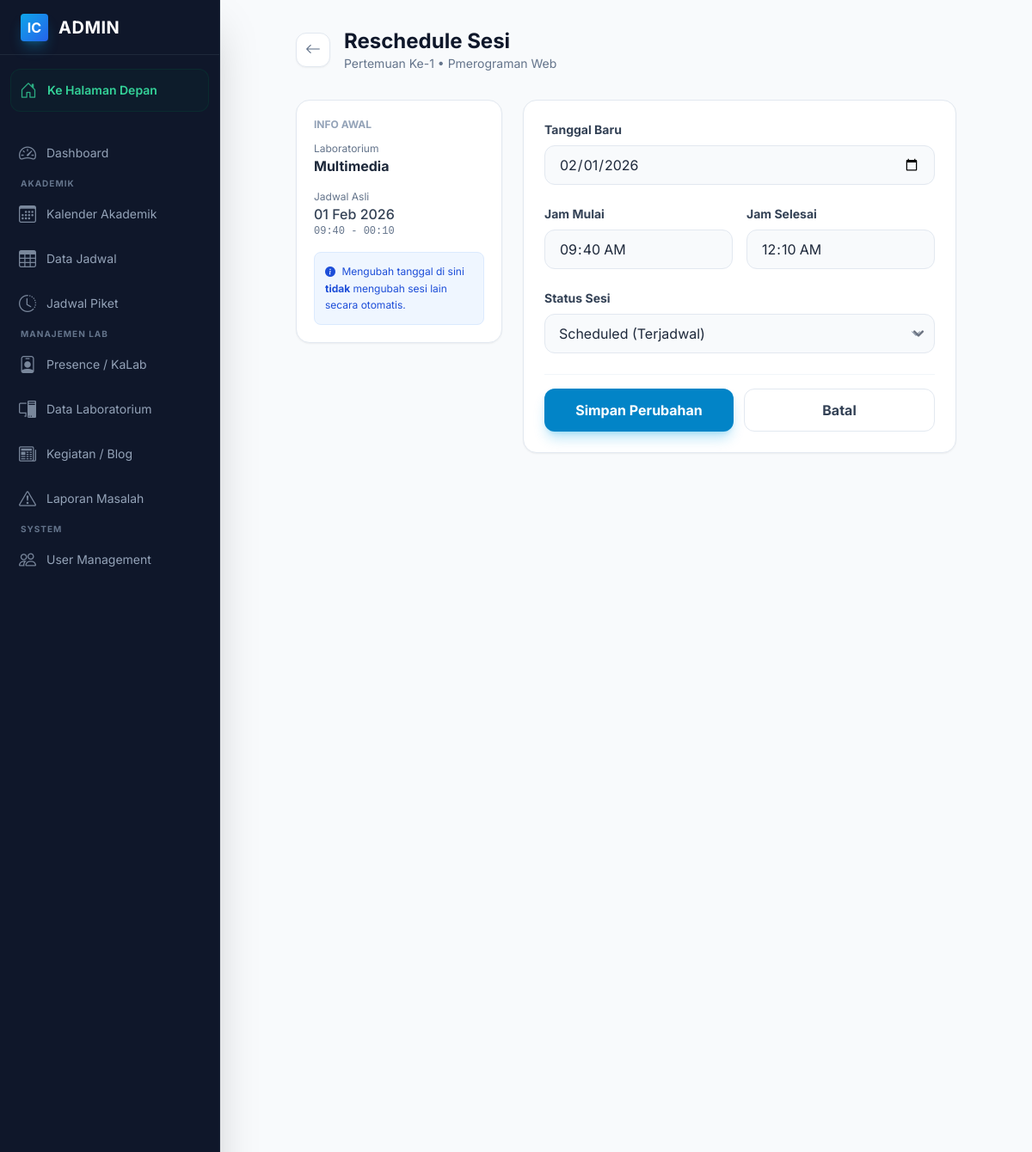
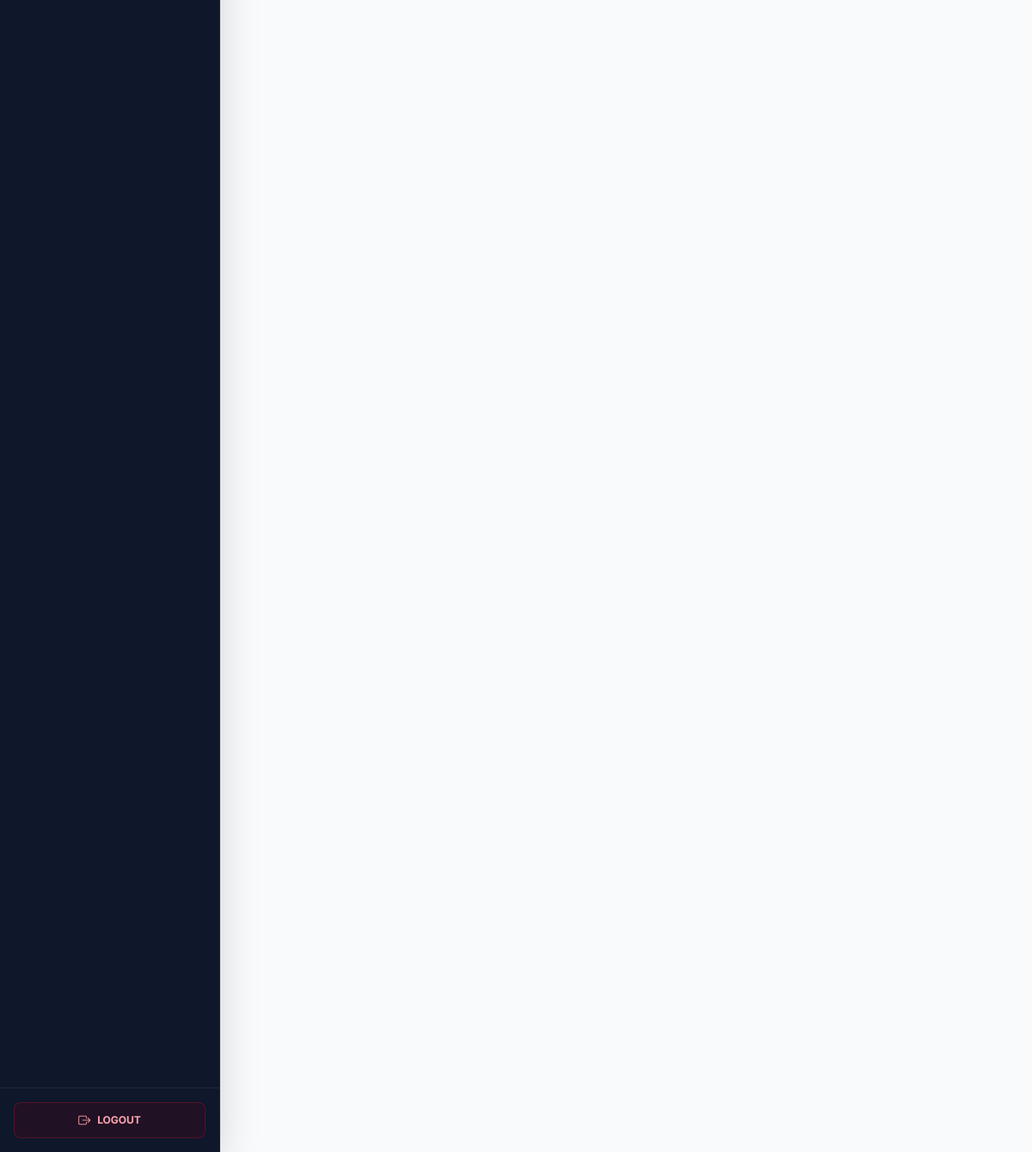
The page /public/admin/sessions/24/edit (signed in) on the database its author committed (2 pictures, top to bottom).
### tables this page shows
CREATE TABLE `schedule_sessions` (
  `id` int(11) NOT NULL,
  `course_plan_id` int(11) NOT NULL,
  `meeting_number` int(11) NOT NULL,
  `session_date` date NOT NULL,
  `start_time` time NOT NULL,
  `end_time` time NOT NULL,
  `topic` varchar(255) DEFAULT NULL,
  `status` enum('scheduled','ongoing','completed','cancelled','rescheduled') DEFAULT 'scheduled',
  `is_replacement` tinyint(1) DEFAULT 0
);

CREATE TABLE `course_plans` (
  `id` int(11) NOT NULL,
  `laboratory_id` int(11) NOT NULL,
  `course_name` varchar(100) NOT NULL,
  `program_study` varchar(100) DEFAULT NULL,
  `semester` int(11) DEFAULT NULL,
  `class_code` varchar(20) DEFAULT NULL,
  `lecturer_name` varchar(100) NOT NULL,
  `lecturer_id` int(11) DEFAULT NULL,
  `lecturer_photo` varchar(255) DEFAULT NULL,
  `assistant_1_name` varchar(100) DEFAULT NULL,
  `assistant_1_id` int(11) DEFAULT NULL,
  `assistant_1_photo` varchar(255) DEFAULT NULL,
  `assistant_2_name` varchar(100) DEFAULT NULL,
  `assistant_2_id` int(11) DEFAULT NULL,
  `assistant_2_photo` varchar(255) DEFAULT NULL,
  `day` enum('Monday','Tuesday','Wednesday','Thursday','Friday','Saturday','Sunday') NOT NULL,
  `start_time` time NOT NULL,
  `end_time` time NOT NULL,
  `total_meetings` int(11) DEFAULT 14,
  `description` text DEFAULT NULL,
  `created_at` timestamp NOT NULL DEFAULT current_timestamp()
);

CREATE TABLE `laboratories` (
  `id` int(11) NOT NULL,
  `lab_name` varchar(100) NOT NULL,
  `image` varchar(255) DEFAULT NULL,
  `description` text DEFAULT NULL,
  `pc_count` int(11) DEFAULT 0,
  `tv_count` int(11) DEFAULT 0,
  `status` enum('active','inactive','maintenance') DEFAULT 'active',
  `location` varchar(100) DEFAULT NULL,
  `building` varchar(100) DEFAULT NULL,
  `floor` varchar(50) DEFAULT NULL,
  `room_number` varchar(50) DEFAULT NULL,
  `capacity` int(11) DEFAULT 0
);

### app/controllers/AdminController.php (called while the page is built, shortened)
<?php
class AdminController extends Controller
{
    public function editSessionForm($id)
    {
        $scheduleModel = $this->model('LabScheduleModel');
        $session = $scheduleModel->getSessionDetail($id);
        $data = [
            'session' => $session
        ];
        $this->view('admin/schedules/session_edit', $data);
    }
}

### app/core/Router.php (called while the page is built, shortened)
<?php
class Router {
    private $routes = [];
    private $params = [];
    private function addRoute($method, $uri, $controller) {
        $this->routes[] = [
            'method' => $method,
            'uri' => $uri,
            'controller' => $controller
        ];
    }
    public function dispatch() {
        $requestMethod = $_SERVER['REQUEST_METHOD'];
        $requestUri = $this->getRequestUri();
        foreach ($this->routes as $route) {
            if ($route['method'] !== $requestMethod) {
                continue;
            }
            if ($this->matchRoute($route['uri'], $requestUri)) {
                return $this->callController($route['controller']);
            }
        }
    }
    private function getRequestUri() {
        $uri = $_GET['url'] ?? '/';
        $uri = '/' . trim($uri, '/');
        return $uri;
    }
    private function matchRoute($pattern, $uri) {
        $pattern = preg_replace('/\/:([^\/]+)/', '/(?P<$1>[^/]+)', $pattern);
        $pattern = '#^' . $pattern . '$#';
        if (preg_match($pattern, $uri, $matches)) {
            $this->params = array_filter($matches, 'is_string', ARRAY_FILTER_USE_KEY);
            return true;
        }
        return false;
    }
    private function callController($controllerString) {
        list($controllerName, $method) = explode('@', $controllerString);
        $controller = new $controllerName();
        call_user_func_array([$controller, $method], $this->params);
    }
}

### public/index.php (called while the page is built, shortened)
<?php
require_once APP_PATH . '/core/Router.php';
require_once APP_PATH . '/core/Controller.php';
require_once APP_PATH . '/core/Model.php';
require_once APP_PATH . '/config/database.php';
require_once APP_PATH . '/helpers/functions.php';
$router = new Router();
$router->dispatch();

### app/config/database.php (called while the page is built, shortened)
<?php
function getDBConnection()
{
    static $pdo = null;
    if ($pdo === null) {
        try {
            $dsn = "mysql:host=" . DB_HOST . ";port=" . DB_PORT . ";dbname=" . DB_NAME . ";charset=" . DB_CHARSET;
            $options = [
                PDO::ATTR_ERRMODE            => PDO::ERRMODE_EXCEPTION,
                PDO::ATTR_DEFAULT_FETCH_MODE => PDO::FETCH_ASSOC,
                PDO::ATTR_EMULATE_PREPARES   => false,
            ];
            $pdo = new PDO($dsn, DB_USER, DB_PASS, $options);
        } catch (PDOException $e) {
            die("Database connection failed: " . $e->getMessage());
        }
    }
    return $pdo;
}

### app/models/LabScheduleModel.php (called while the page is built, shortened)
<?php
class LabScheduleModel extends Model
{
    public function getSessionDetail($sessionId)
    {
        $sql = "SELECT ss.*, cp.course_name, cp.class_code, cp.lecturer_name, cp.lecturer_photo,
                       cp.assistant_1_name, cp.assistant_1_photo, cp.assistant_2_name, cp.assistant_2_photo,
                       l.lab_name, l.location
                FROM schedule_sessions ss
                JOIN course_plans cp ON ss.course_plan_id = cp.id
                JOIN laboratories l ON cp.laboratory_id = l.id
                WHERE ss.id = ?";
        return $this->queryOne($sql, [$sessionId]);
    }
}

### app/core/Model.php (called while the page is built, shortened)
<?php
class Model {
    protected $db;
    public function __construct() {
        $this->db = getDBConnection();
    }
    public function queryOne($sql, $params = []) {
        $stmt = $this->db->prepare($sql);
        $stmt->execute($params);
        return $stmt->fetch();
    }
}

### app/helpers/functions.php (called while the page is built, shortened)
<?php
function e($string) {
    return htmlspecialchars($string, ENT_QUOTES, 'UTF-8');
}
function url($path = '') {
    return BASE_URL . '/' . ltrim($path, '/');
}

### app/views/admin/schedules/session_edit.php (the view, shortened to what this page needs)
<?php include APP_PATH . '/views/layouts/header.php'; ?>
<div class="antialiased bg-slate-50 min-h-screen">
    <?php include APP_PATH . '/views/layouts/sidebar.php'; ?>
    <main class="p-4 sm:ml-64 pt-8 transition-all duration-300">
        <div class="max-w-3xl mx-auto">
            <div class="flex items-center gap-4 mb-8">
                <a href="<?= url('/admin/schedules/' . $session['course_plan_id'] . '/sessions') ?>"
                    class="w-10 h-10 flex items-center justify-center rounded-xl bg-white border border-slate-200 text-slate-500 hover:text-primary-600 shadow-sm transition-all">
                    <i class="bi bi-arrow-left text-lg"></i>
                </a>
                <div>
                    <h1 class="text-2xl font-bold text-slate-900">Reschedule Sesi</h1>
                    <p class="text-sm text-slate-500">
                        Pertemuan Ke-<?= $session['meeting_number'] ?> &bull; <?= e($session['course_name']) ?>
                    </p>
                </div>
            </div>
            <div class="grid grid-cols-1 md:grid-cols-3 gap-6">
                <div class="md:col-span-1 space-y-4">
                    <div class="bg-white p-5 rounded-2xl border border-slate-200 shadow-sm">
                        <h3 class="text-xs font-bold text-slate-400 uppercase mb-3">Info Awal</h3>
                        <div class="mb-4">
                            <span class="block text-xs text-slate-500">Laboratorium</span>
                            <span class="font-bold text-slate-800"><?= e($session['lab_name']) ?></span>
                        </div>
                        <div class="mb-4">
                            <span class="block text-xs text-slate-500">Jadwal Asli</span>
                            <div class="font-medium text-slate-700">
                                <?= date('d M Y', strtotime($session['session_date'])) ?>
                            </div>
                            <div class="font-mono text-xs text-slate-500">
                                <?= date('H:i', strtotime($session['start_time'])) ?> -
                                <?= date('H:i', strtotime($session['end_time'])) ?>
                            </div>
                        </div>
                        <div
                            class="p-3 bg-blue-50 rounded-lg border border-blue-100 text-xs text-blue-700 leading-relaxed">
                            <i class="bi bi-info-circle-fill mr-1"></i>
                            Mengubah tanggal di sini <strong>tidak</strong> mengubah sesi lain secara otomatis.
                        </div>
                    </div>
                </div>
                <div class="md:col-span-2">
                    <form action="<?= url('/admin/sessions/' . $session['id'] . '/edit') ?>" method="POST"
                        class="bg-white p-6 rounded-2xl border border-slate-200 shadow-sm">
                        <div class="space-y-6">
                            <div>
                                <label class="block mb-2 text-sm font-bold text-slate-700">Tanggal Baru</label>
                                <input type="date" name="session_date" value="<?= $session['session_date'] ?>" required
                                    class="w-full px-4 py-2.5 bg-slate-50 border border-slate-200 rounded-xl focus:ring-2 focus:ring-primary-100 focus:border-primary-500">
                            </div>
                            <div class="grid grid-cols-2 gap-4">
                                <div>
                                    <label class="block mb-2 text-sm font-bold text-slate-700">Jam Mulai</label>
                                    <input type="time" name="start_time" value="<?= $session['start_time'] ?>" required
                                        class="w-full px-4 py-2.5 bg-slate-50 border border-slate-200 rounded-xl focus:ring-2 focus:ring-primary-100 focus:border-primary-500">
                                </div>
                                <div>
                                    <label class="block mb-2 text-sm font-bold text-slate-700">Jam Selesai</label>
                                    <input type="time" name="end_time" value="<?= $session['end_time'] ?>" required
                                        class="w-full px-4 py-2.5 bg-slate-50 border border-slate-200 rounded-xl focus:ring-2 focus:ring-primary-100 focus:border-primary-500">
                                </div>
                            </div>
                            <div>
                                <label class="block mb-2 text-sm font-bold text-slate-700">Status Sesi</label>
                                <div class="relative">
                                    <select name="status"
                                        class="w-full px-4 py-2.5 bg-slate-50 border border-slate-200 rounded-xl focus:ring-2 focus:ring-primary-100 appearance-none">
                                        <option value="scheduled"
                                            <?= $session['status'] == 'scheduled' ? 'selected' : '' ?>>Scheduled
                                            (Terjadwal)</option>
                                    </select>
                                    <div
                                        class="absolute inset-y-0 right-0 flex items-center px-4 pointer-events-none text-slate-500">
                                    </div>
                                </div>
                            </div>
                            <div class="pt-4 border-t border-slate-100 flex gap-3">
                                <button type="submit"
                                    class="flex-1 bg-primary-600 hover:bg-primary-700 text-white font-bold py-3 rounded-xl shadow-lg shadow-primary-500/30 transition-all">
                                    Simpan Perubahan
                                </button>
                                <a href="<?= url('/admin/schedules/' . $session['course_plan_id'] . '/sessions') ?>"
                                    class="flex-1 bg-white border border-slate-200 text-slate-700 font-bold py-3 rounded-xl hover:bg-slate-50 text-center transition-all">
                                    Batal
                                </a>
                            </div>
                        </div>
                    </form>
                </div>
            </div>
        </div>
    </main>
</div>

### public/assets/css/style.css (style rules this page uses)
:root { --primary-color: #2563eb; --secondary-color: #475569; --success-color: #10b981; --danger-color: #ef4444; --warning-color: #f59e0b; --light-bg: #f8fafc; --dark-text: #1e293b; --border-color: #e2e8f0; }
* { margin: 0; padding: 0; box-sizing: border-box; }
body { font-family: 'Segoe UI', Tahoma, Geneva, Verdana, sans-serif; background-color: var(--light-bg); color: var(--dark-text); line-height: 1.6; }
.text-center { text-align: center; }
.mb-4 { margin-bottom: 2rem; }

### app/views/layouts/header.php (style rules this page uses)
body { font-family: 'Inter', sans-serif; }

### rows shown on the page
schedule_sessions: meeting_number "1", course_plan.course_name "Pmerograman Web", laboratories.lab_name "Multimedia", session_date "01 Feb 2026", start_time "09:40", end_time "00:10", session_date "02/01/2026", start_time "09:40:00", end_time "00:10:00", status "Scheduled (Terjadwal)"
